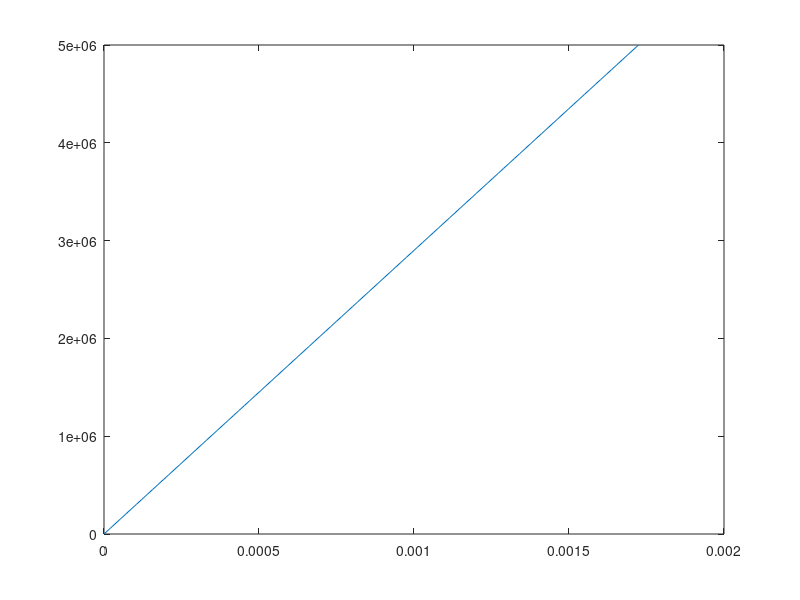

Write the MATLAB code that produced this figure. (Note: this script raises an error after producing the figure.)
%%%% RENAME from mini_project.m to (your_project_short_name).m
% Comments describing mini-project ~ 100-200 words

% Tensile Stress Mini-Project - Written
%It is important to address the problem of tensile stress of materials that are used to hang or pull 
%different objects. Objects such as traffic lights, chandeliers, and even hanging baskets for flowers 
%all produce tensile stress on ropes and chains as they are hung from a surface, object, pulley 
%system, etc. The tensile stress of chains/ropes/string is important for manufacturers to know so 
%they can determine the purpose of these materials and how much force these materials can 
%withstand. The main variable to solve for tensile stress is force over the material’s cross-sectional area. The main physical 
%principle of this problem is the force of an object that exerts on a chain or rope, which mainly 
%includes principles such as gravity or friction, depending on if an object is being pulled on the 
%ground or hung in the air. Functions that need to be written have to relate to work (force times 
%displacement) if an object is being pulled on the ground, or the force of gravity (mass times the 
%gravity constant) to calculate the net force on the material that’s pulling an object. As a 
%disclaimer, this project will only be focusing on objects that are being pulled straight horizontally or hung 
%straight vertically to simplify this project. This project will be using vectors to store the values of work as 
%polar coordinates, as well as using arrays to store the values of displacement as an object is being 
%pulled on the ground. As for data, it will be necessary to read into physics textbooks and also use 
%the internet as a free resource to look up how to calculate the cross-sectional area of ropes, 
%chains, strings, etc., and to look up the equation of work involving friction. There is also a great 
%article from Harvey Mudd College that explains the physics behind ropes, strings, and chains 
%(https://www.math.hmc.edu/~dyong/papers/strings.pdf). The results will be visualized by using charts 
%of objects being pulled by chains/ropes and include arrows and other indicators to display the 
%physics behind this problem.

% Simulation parameters
%	These are values particular to the simulation 
%	that do not change later in the script

% materials: cotton, hemp, etc.
%youngs_moduli = [...(materials)];
%yield_strength = [...(materials)];

E_polyester = 2.9*10^9 % Young's modulus for Bulk Nylon
yield_strength = 50*10^6
maximum_strain = yield_strength/E_polyester
deltaL = linspace(0, maximum_strain) % elastic strain at failure --> strength/Young's Modulus
L = 10 % meters
epsilon = deltaL ./ L
E = E_polyester
sigma = E .* epsilon
plot(epsilon,sigma)
hold on
% E = young's modulus
% sigma = stress
% epsilon = strain
E_nylon = 2.5*10^9 % Young's modulus for Bulk Nylon
deltaL = (0:linspace(0, 25.2):25.2) % elastic strain at failure --> strength/Young's Modulus
L = 10 % meters
epsilon = deltaL ./ L
E = E_nylon
sigma = stress(epsilon, E)



plot(epsilon,sigma)
hold off


% Computed parameters (from simulation parameters)
%	These are values that do not change later in the script
%	and are calculated from formulas using the simulation parameters


% Function calls and simple calculations for:
%	data read-in
%	simulation solution 
%	visualization

% Function definitions for simulation solution & visualization
%	Each function contains help text: https://www.mathworks.com/help/matlab/matlab_prog/add-help-for-your-program.html

%
%url = 'https://industrialrope.com/catalog-fiber-rope/cordage-comparative-weight-strength-and-working-load-chart/';
%data = webread(url);
%whos data

function stresses = stress(strains, youngs_modulus)
    stresses = youngs_modulus.*strains;
end
